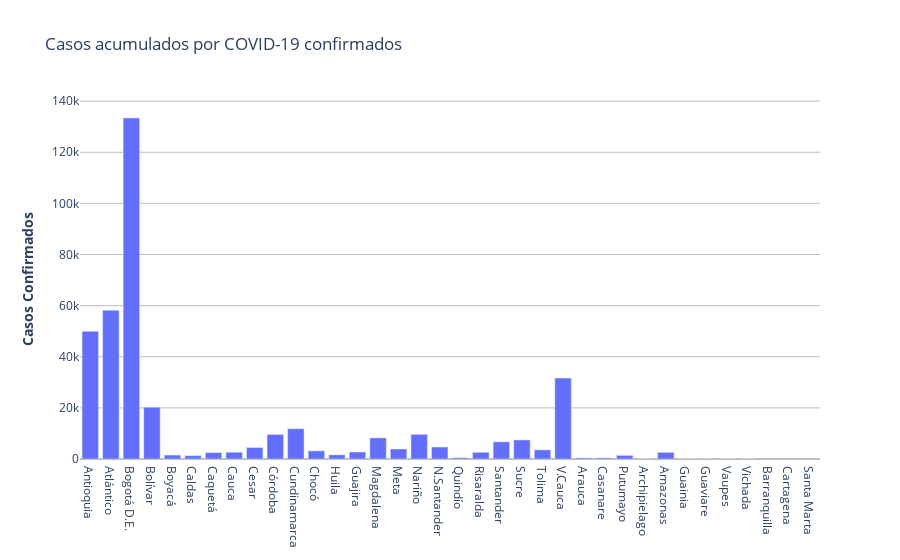

The notebook cell saved with this chart:
### Code cell
fig = go.Figure([go.Bar(x=df_covid_depf2['Departamentos'], y=df_covid_depf2['casos_x'])])

fig.update_layout(
    title_text="Casos acumulados por COVID-19 confirmados", 
    paper_bgcolor='rgba(0,0,0,0)',
    plot_bgcolor='rgba(0,0,0,0)',
   
)

fig.update_yaxes(title_text="<b>Casos Confirmados</b>",gridcolor='#bdbdbd',zerolinecolor='#bdbdbd')
fig.show()

### Figure 1 — Plotly figure (JSON) as saved in the notebook; plotly's stock layout.template omitted (floating-point values rounded to 4 significant figures)
{"data": [{"type": "bar", "x": ["Antioquia", "Atlántico", "Bogotá D.E.", "Bolívar", "Boyacá", "Caldas", "Caquetá", "Cauca", "Cesar", "Córdoba", "Cundinamarca", "Chocó", "Huila", "Guajira", "Magdalena", "Meta", "Nariño", "N.Santander", "Quindío", "Risaralda", "Santander", "Sucre", "Tolima", "V.Cauca", "Arauca", "Casanare", "Putumayo", "Archipielago", "Amazonas", "Guainia", "Guaviare", "Vaupes", "Vichada", "Barranquilla", "Cartagena", "Santa Marta"], "y": [49947, 58184, 133423, 20276, 1540, 1312, 2493, 2654, 4466, 9616, 11828, 3197, 1614, 2731, 8260, 3919, 9644, 4684, 510, 2615, 6713, 7448, 3568, 31641, 448, 451, 1422, 49, 2599, 14, 149, 61, 5, null, null, null]}], "layout": {"paper_bgcolor": "rgba(0,0,0,0)", "plot_bgcolor": "rgba(0,0,0,0)", "title": {"text": "Casos acumulados por COVID-19 confirmados"}, "yaxis": {"gridcolor": "#bdbdbd", "title": {"text": "<b>Casos Confirmados</b>"}, "zerolinecolor": "#bdbdbd"}}}
